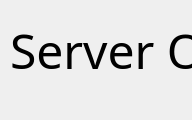
<?xml version="1.0" encoding="UTF-8"?>
<ui version="4.0">
 <class>Widget</class>
 <widget class="QWidget" name="Widget">
  <property name="geometry">
   <rect>
    <x>0</x>
    <y>0</y>
    <width>192</width>
    <height>120</height>
   </rect>
  </property>
  <property name="windowTitle">
   <string>Widget</string>
  </property>
  <widget class="QLabel" name="label">
   <property name="geometry">
    <rect>
     <x>10</x>
     <y>-40</y>
     <width>211</width>
     <height>181</height>
    </rect>
   </property>
   <property name="font">
    <font>
     <family>Agency FB</family>
     <pointsize>36</pointsize>
    </font>
   </property>
   <property name="text">
    <string>Server On</string>
   </property>
  </widget>
 </widget>
 <layoutdefault spacing="6" margin="11"/>
 <resources/>
 <connections/>
</ui>
